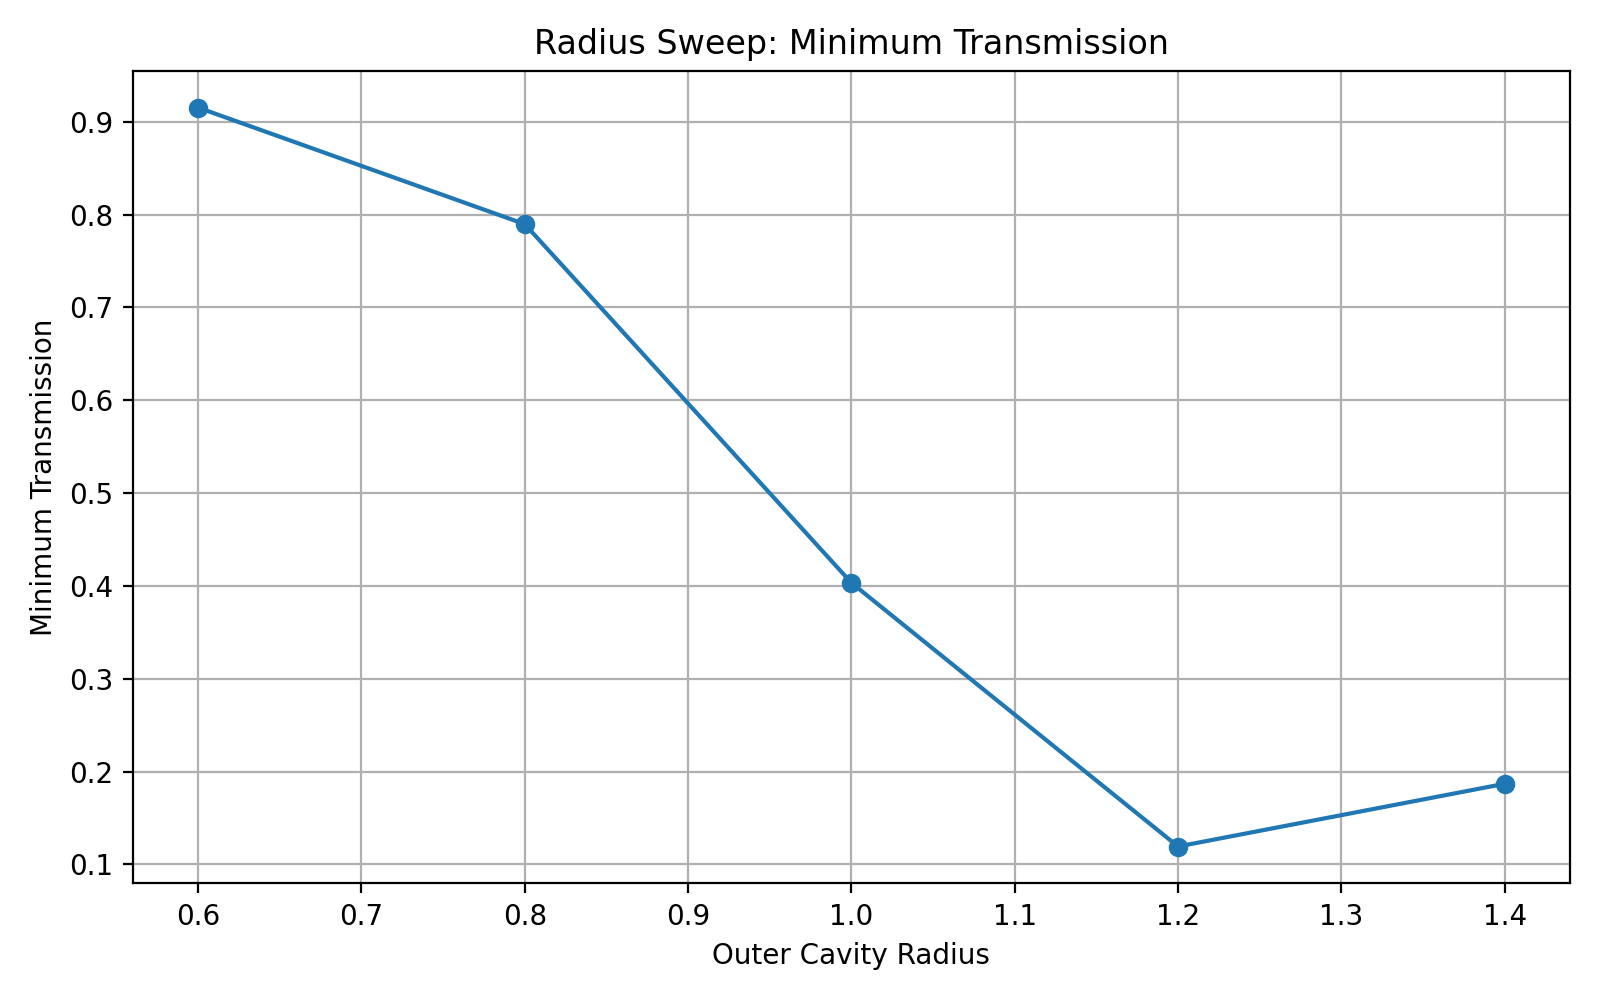

The Python source for this figure:
import meep as mp
import numpy as np
import matplotlib.pyplot as plt


cell_x = 16
cell_y = 8
resolution = 20

waveguide_width = 1
waveguide_epsilon = 11.56

cavity_x = 1.6
cavity_y = 1.5

outer_epsilon = 14.44
inner_epsilon = 1.0

radii = [
    0.6,
    0.8,
    1.0,
    1.2,
    1.4
]

frequencies = np.linspace(
    0.10,
    0.20,
    100
)


def run_simulation(geometry):

    sources = [

        mp.Source(
            mp.GaussianSource(
                0.15,
                fwidth=0.10
            ),
            component=mp.Ez,
            center=mp.Vector3(-6, 0, 0),
            size=mp.Vector3(
                0,
                waveguide_width,
                0
            )
        )
    ]

    sim = mp.Simulation(
        cell_size=mp.Vector3(
            cell_x,
            cell_y,
            0
        ),
        geometry=geometry,
        sources=sources,
        resolution=resolution,
        boundary_layers=[
            mp.PML(1.0)
        ]
    )

    flux_region = mp.FluxRegion(
        center=mp.Vector3(6, 0, 0),
        size=mp.Vector3(
            0,
            waveguide_width,
            0
        )
    )

    flux = sim.add_flux(
        0.15,
        0.10,
        100,
        flux_region
    )

    sim.run(
        until=200
    )

    return np.array(
        mp.get_fluxes(flux)
    )


reference_geometry = [

    mp.Block(
        center=mp.Vector3(0, 0, 0),
        size=mp.Vector3(
            mp.inf,
            waveguide_width,
            mp.inf
        ),
        material=mp.Medium(
            epsilon=waveguide_epsilon
        )
    )
]

print("Running reference simulation...")

reference_flux = run_simulation(
    reference_geometry
)

print("Reference complete.")


results = []
spectra = []


for radius in radii:

    inner_radius = 0.65 * radius

    print(
        f"Running radius = {radius}"
    )

    geometry = [

        mp.Block(
            center=mp.Vector3(0, 0, 0),
            size=mp.Vector3(
                mp.inf,
                waveguide_width,
                mp.inf
            ),
            material=mp.Medium(
                epsilon=waveguide_epsilon
            )
        ),

        mp.Cylinder(
            radius=radius,
            center=mp.Vector3(
                cavity_x,
                cavity_y,
                0
            ),
            material=mp.Medium(
                epsilon=outer_epsilon
            )
        ),

        mp.Cylinder(
            radius=inner_radius,
            center=mp.Vector3(
                cavity_x,
                cavity_y,
                0
            ),
            material=mp.Medium(
                epsilon=inner_epsilon
            )
        )
    ]

    cavity_flux = run_simulation(
        geometry
    )

    transmission = (
        cavity_flux /
        reference_flux
    )

    spectra.append(
        transmission
    )

    index = np.argmin(
        transmission
    )

    f_res = frequencies[index]
    t_min = transmission[index]

    print(
        f"Minimum T = {t_min:.4f}"
    )

    print(
        f"Frequency = {f_res:.4f}"
    )

    results.append(
        [
            radius,
            f_res,
            t_min
        ]
    )


results = np.array(
    results
)


np.savetxt(
    "radius_sweep.csv",
    results,
    delimiter=",",
    header=(
        "radius,"
        "resonance_frequency,"
        "minimum_transmission"
    ),
    comments=""
)


# Radius vs minimum transmission

plt.figure(
    figsize=(8, 5)
)

plt.plot(
    results[:, 0],
    results[:, 2],
    marker="o"
)

plt.xlabel("Outer Cavity Radius")
plt.ylabel("Minimum Transmission")

plt.title(
    "Radius Sweep: Minimum Transmission"
)

plt.grid(True)

plt.tight_layout()

plt.savefig(
    "radius_sweep.png",
    dpi=200
)

plt.close()


# Radius vs resonance frequency

plt.figure(
    figsize=(8, 5)
)

plt.plot(
    results[:, 0],
    results[:, 1],
    marker="o"
)

plt.xlabel("Outer Cavity Radius")
plt.ylabel("Resonance Frequency")

plt.title(
    "Radius Sweep: Resonance Frequency"
)

plt.grid(True)

plt.tight_layout()

plt.savefig(
    "radius_resonance.png",
    dpi=200
)

plt.close()


# Full transmission spectra

plt.figure(
    figsize=(8, 5)
)

for i, radius in enumerate(radii):

    plt.plot(
        frequencies,
        spectra[i],
        label=f"R = {radius:.1f}"
    )

plt.xlabel("Frequency")
plt.ylabel("Transmission")

plt.title(
    "Transmission Spectrum vs Cavity Radius"
)

plt.grid(True)

plt.legend()

plt.tight_layout()

plt.savefig(
    "radius_transmission_sweep.png",
    dpi=200
)

plt.close()


print()
print("RADIUS SWEEP COMPLETE")
print()
print("Saved:")
print("radius_sweep.png")
print("radius_resonance.png")
print("radius_transmission_sweep.png")
